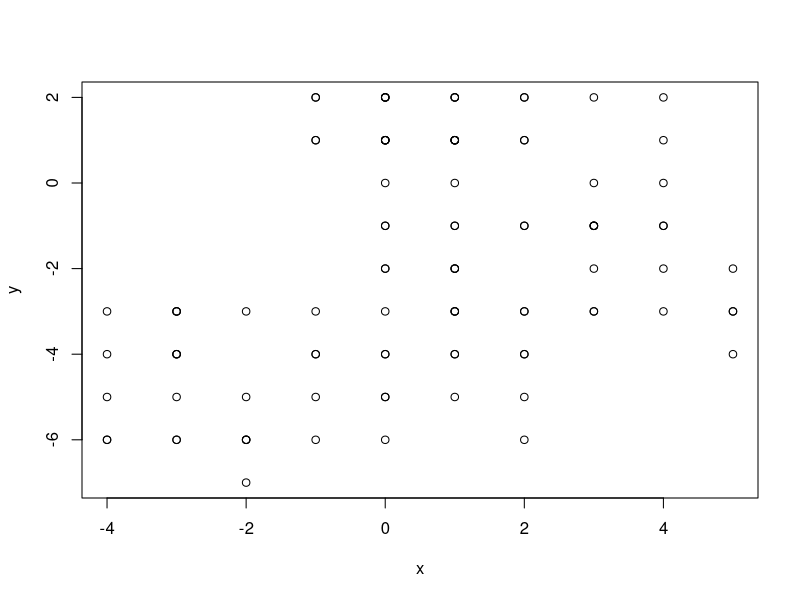

Source code (R):
## ---- chunk 1
knitr::opts_chunk$set(echo = TRUE)
## ---- chunk 2
x <- c(0)
y <- c(0)
for( i in c(1:100)){
  d <- runif(1)
  s <- round(runif(1))
  if( d <= 0.5 ) {
    x <- c( x, x[i]+(-1)^s )
    y <- c( y, y[i] )
  }
  else {
    x <- c( x, x[i] )
    y <- c( y, y[i]+(-1)^s )
  }
}

## ---- chunk 3
str(x)
str(y)
## ---- chunk 4
plot(x,y)
